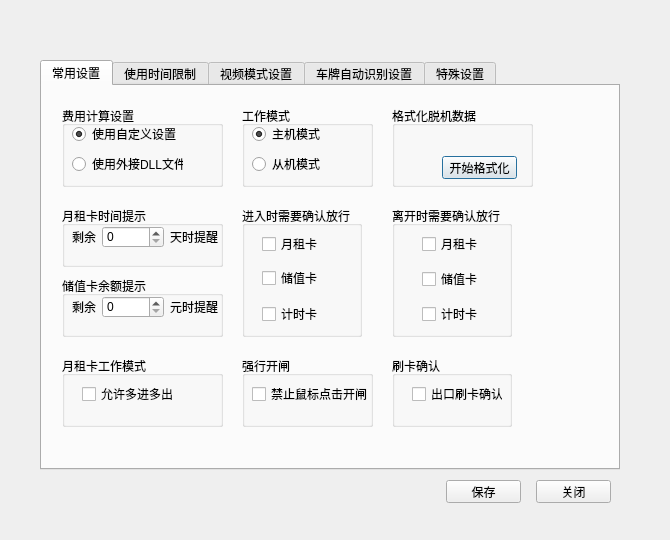
<?xml version="1.0" encoding="UTF-8"?>
<ui version="4.0">
 <class>CSysSettingDialog</class>
 <widget class="QDialog" name="CSysSettingDialog">
  <property name="geometry">
   <rect>
    <x>0</x>
    <y>0</y>
    <width>670</width>
    <height>540</height>
   </rect>
  </property>
  <property name="windowTitle">
   <string>系统设置</string>
  </property>
  <property name="styleSheet">
   <string notr="true">background-image:url(D:/WinParkUI/debug/Image/NewIcon/SysSet.jpg);</string>
  </property>
  <widget class="QTabWidget" name="tabWidget">
   <property name="geometry">
    <rect>
     <x>40</x>
     <y>60</y>
     <width>580</width>
     <height>410</height>
    </rect>
   </property>
   <property name="styleSheet">
    <string notr="true">backgroud-image:url(D:/WinParkUI/debug/Image/NewIcon/SysMiddleSet.JPG);
background-image:url(D:/WinParkUI/debug/Image/NewIcon/SysMiddleSet.jpg);</string>
   </property>
   <property name="currentIndex">
    <number>0</number>
   </property>
   <widget class="QWidget" name="tabCommonSetting">
    <attribute name="title">
     <string>常用设置</string>
    </attribute>
    <widget class="QWidget" name="wgCommon" native="true">
     <property name="geometry">
      <rect>
       <x>10</x>
       <y>10</y>
       <width>511</width>
       <height>361</height>
      </rect>
     </property>
     <property name="styleSheet">
      <string notr="true">background-image:url(none);</string>
     </property>
     <widget class="QGroupBox" name="groupBox_3">
      <property name="geometry">
       <rect>
        <x>10</x>
        <y>110</y>
        <width>161</width>
        <height>61</height>
       </rect>
      </property>
      <property name="styleSheet">
       <string notr="true">background-image:url(none);</string>
      </property>
      <property name="title">
       <string>月租卡时间提示</string>
      </property>
      <widget class="QWidget" name="layoutWidget">
       <property name="geometry">
        <rect>
         <x>10</x>
         <y>20</y>
         <width>146</width>
         <height>22</height>
        </rect>
       </property>
       <property name="styleSheet">
        <string notr="true">background-image:url(none);</string>
       </property>
       <layout class="QHBoxLayout" name="horizontalLayout">
        <item>
         <widget class="QLabel" name="label_5">
          <property name="styleSheet">
           <string notr="true">background-image:url(none);</string>
          </property>
          <property name="text">
           <string>剩余</string>
          </property>
         </widget>
        </item>
        <item>
         <widget class="QSpinBox" name="spMonthlyDay">
          <property name="styleSheet">
           <string notr="true">background-image:url(none);</string>
          </property>
          <property name="maximum">
           <number>999999</number>
          </property>
         </widget>
        </item>
        <item>
         <widget class="QLabel" name="label_4">
          <property name="styleSheet">
           <string notr="true">background-image:url(none);</string>
          </property>
          <property name="text">
           <string>天时提醒</string>
          </property>
         </widget>
        </item>
       </layout>
      </widget>
     </widget>
     <widget class="QGroupBox" name="groupBox_2">
      <property name="geometry">
       <rect>
        <x>190</x>
        <y>10</y>
        <width>131</width>
        <height>81</height>
       </rect>
      </property>
      <property name="styleSheet">
       <string notr="true">background-image:url(none);</string>
      </property>
      <property name="title">
       <string>工作模式</string>
      </property>
      <widget class="QRadioButton" name="rdxWorkMaster">
       <property name="geometry">
        <rect>
         <x>10</x>
         <y>20</y>
         <width>89</width>
         <height>16</height>
        </rect>
       </property>
       <property name="styleSheet">
        <string notr="true">background-image:url(none);</string>
       </property>
       <property name="text">
        <string>主机模式</string>
       </property>
       <property name="checked">
        <bool>true</bool>
       </property>
      </widget>
      <widget class="QRadioButton" name="rdxWorkSlave">
       <property name="geometry">
        <rect>
         <x>10</x>
         <y>50</y>
         <width>89</width>
         <height>16</height>
        </rect>
       </property>
       <property name="styleSheet">
        <string notr="true">background-image:url(none);</string>
       </property>
       <property name="text">
        <string>从机模式</string>
       </property>
      </widget>
     </widget>
     <widget class="QGroupBox" name="groupBox_9">
      <property name="geometry">
       <rect>
        <x>340</x>
        <y>110</y>
        <width>120</width>
        <height>131</height>
       </rect>
      </property>
      <property name="styleSheet">
       <string notr="true">background-image:url(none);</string>
      </property>
      <property name="title">
       <string>离开时需要确认放行</string>
      </property>
      <widget class="QCheckBox" name="chxLeaveTime">
       <property name="geometry">
        <rect>
         <x>30</x>
         <y>100</y>
         <width>71</width>
         <height>16</height>
        </rect>
       </property>
       <property name="styleSheet">
        <string notr="true">background-image:url(none);</string>
       </property>
       <property name="text">
        <string>计时卡</string>
       </property>
      </widget>
      <widget class="QCheckBox" name="chxLeaveMonth">
       <property name="geometry">
        <rect>
         <x>30</x>
         <y>30</y>
         <width>71</width>
         <height>16</height>
        </rect>
       </property>
       <property name="styleSheet">
        <string notr="true">background-image:url(none);</string>
       </property>
       <property name="text">
        <string>月租卡</string>
       </property>
      </widget>
      <widget class="QCheckBox" name="chxLeaveValue">
       <property name="geometry">
        <rect>
         <x>30</x>
         <y>65</y>
         <width>71</width>
         <height>16</height>
        </rect>
       </property>
       <property name="styleSheet">
        <string notr="true">background-image:url(none);</string>
       </property>
       <property name="text">
        <string>储值卡</string>
       </property>
      </widget>
     </widget>
     <widget class="QGroupBox" name="groupBox_6">
      <property name="geometry">
       <rect>
        <x>630</x>
        <y>620</y>
        <width>120</width>
        <height>80</height>
       </rect>
      </property>
      <property name="styleSheet">
       <string notr="true">background-image:url(none);</string>
      </property>
      <property name="title">
       <string>GroupBox</string>
      </property>
     </widget>
     <widget class="QGroupBox" name="groupBox_7">
      <property name="geometry">
       <rect>
        <x>10</x>
        <y>180</y>
        <width>161</width>
        <height>61</height>
       </rect>
      </property>
      <property name="styleSheet">
       <string notr="true">background-image:url(none);</string>
      </property>
      <property name="title">
       <string>储值卡余额提示</string>
      </property>
      <widget class="QWidget" name="layoutWidget_2">
       <property name="geometry">
        <rect>
         <x>10</x>
         <y>20</y>
         <width>146</width>
         <height>22</height>
        </rect>
       </property>
       <property name="styleSheet">
        <string notr="true">background-image:url(none);</string>
       </property>
       <layout class="QHBoxLayout" name="horizontalLayout_2">
        <item>
         <widget class="QLabel" name="label">
          <property name="styleSheet">
           <string notr="true">background-image:url(none);</string>
          </property>
          <property name="text">
           <string>剩余</string>
          </property>
         </widget>
        </item>
        <item>
         <widget class="QSpinBox" name="spValueSurplus">
          <property name="styleSheet">
           <string notr="true">background-image:url(none);</string>
          </property>
          <property name="maximum">
           <number>999999</number>
          </property>
         </widget>
        </item>
        <item>
         <widget class="QLabel" name="label_2">
          <property name="styleSheet">
           <string notr="true">background-image:url(none);</string>
          </property>
          <property name="text">
           <string>元时提醒</string>
          </property>
         </widget>
        </item>
       </layout>
      </widget>
     </widget>
     <widget class="QGroupBox" name="groupBox_5">
      <property name="geometry">
       <rect>
        <x>340</x>
        <y>10</y>
        <width>141</width>
        <height>81</height>
       </rect>
      </property>
      <property name="styleSheet">
       <string notr="true">background-image:url(none);</string>
      </property>
      <property name="title">
       <string>格式化脱机数据</string>
      </property>
      <widget class="QPushButton" name="btnCommonFormat">
       <property name="geometry">
        <rect>
         <x>50</x>
         <y>50</y>
         <width>75</width>
         <height>23</height>
        </rect>
       </property>
       <property name="styleSheet">
        <string notr="true">background-image:url(none);</string>
       </property>
       <property name="text">
        <string>开始格式化</string>
       </property>
      </widget>
     </widget>
     <widget class="QGroupBox" name="groupBox_10">
      <property name="geometry">
       <rect>
        <x>190</x>
        <y>260</y>
        <width>131</width>
        <height>71</height>
       </rect>
      </property>
      <property name="styleSheet">
       <string notr="true">background-image:url(none);</string>
      </property>
      <property name="title">
       <string>强行开闸</string>
      </property>
      <widget class="QCheckBox" name="chxForceOpenGate">
       <property name="geometry">
        <rect>
         <x>10</x>
         <y>30</y>
         <width>131</width>
         <height>16</height>
        </rect>
       </property>
       <property name="styleSheet">
        <string notr="true">background-image:url(none);</string>
       </property>
       <property name="text">
        <string>禁止鼠标点击开闸</string>
       </property>
      </widget>
     </widget>
     <widget class="QGroupBox" name="groupBox_4">
      <property name="geometry">
       <rect>
        <x>190</x>
        <y>110</y>
        <width>120</width>
        <height>131</height>
       </rect>
      </property>
      <property name="styleSheet">
       <string notr="true">background-image:url(none);</string>
      </property>
      <property name="title">
       <string>进入时需要确认放行</string>
      </property>
      <widget class="QCheckBox" name="chxEntranceMonth">
       <property name="geometry">
        <rect>
         <x>20</x>
         <y>30</y>
         <width>71</width>
         <height>16</height>
        </rect>
       </property>
       <property name="styleSheet">
        <string notr="true">background-image:url(none);</string>
       </property>
       <property name="text">
        <string>月租卡</string>
       </property>
      </widget>
      <widget class="QCheckBox" name="chxEntranceValue">
       <property name="geometry">
        <rect>
         <x>20</x>
         <y>64</y>
         <width>71</width>
         <height>16</height>
        </rect>
       </property>
       <property name="styleSheet">
        <string notr="true">background-image:url(none);</string>
       </property>
       <property name="text">
        <string>储值卡</string>
       </property>
      </widget>
      <widget class="QCheckBox" name="chxEntranceTime">
       <property name="geometry">
        <rect>
         <x>20</x>
         <y>100</y>
         <width>71</width>
         <height>16</height>
        </rect>
       </property>
       <property name="styleSheet">
        <string notr="true">background-image:url(none);</string>
       </property>
       <property name="text">
        <string>计时卡</string>
       </property>
      </widget>
     </widget>
     <widget class="QGroupBox" name="groupBox_8">
      <property name="geometry">
       <rect>
        <x>10</x>
        <y>260</y>
        <width>161</width>
        <height>71</height>
       </rect>
      </property>
      <property name="styleSheet">
       <string notr="true">background-image:url(none);</string>
      </property>
      <property name="title">
       <string>月租卡工作模式</string>
      </property>
      <widget class="QCheckBox" name="chxMonthlyMode">
       <property name="geometry">
        <rect>
         <x>20</x>
         <y>30</y>
         <width>101</width>
         <height>16</height>
        </rect>
       </property>
       <property name="styleSheet">
        <string notr="true">background-image:url(none);</string>
       </property>
       <property name="text">
        <string>允许多进多出</string>
       </property>
      </widget>
     </widget>
     <widget class="QGroupBox" name="groupBox">
      <property name="geometry">
       <rect>
        <x>10</x>
        <y>10</y>
        <width>161</width>
        <height>81</height>
       </rect>
      </property>
      <property name="styleSheet">
       <string notr="true">background-image:url(none);</string>
      </property>
      <property name="title">
       <string>费用计算设置</string>
      </property>
      <widget class="QRadioButton" name="rdxCostSelfDef">
       <property name="geometry">
        <rect>
         <x>10</x>
         <y>20</y>
         <width>111</width>
         <height>16</height>
        </rect>
       </property>
       <property name="styleSheet">
        <string notr="true">background-image:url(none);</string>
       </property>
       <property name="text">
        <string>使用自定义设置</string>
       </property>
       <property name="checked">
        <bool>true</bool>
       </property>
      </widget>
      <widget class="QRadioButton" name="rdxCostDll">
       <property name="geometry">
        <rect>
         <x>10</x>
         <y>50</y>
         <width>111</width>
         <height>16</height>
        </rect>
       </property>
       <property name="styleSheet">
        <string notr="true">background-image:url(none);</string>
       </property>
       <property name="text">
        <string>使用外接DLL文件</string>
       </property>
      </widget>
     </widget>
     <widget class="QGroupBox" name="groupBox_11">
      <property name="geometry">
       <rect>
        <x>340</x>
        <y>260</y>
        <width>120</width>
        <height>71</height>
       </rect>
      </property>
      <property name="title">
       <string>刷卡确认</string>
      </property>
      <widget class="QCheckBox" name="chkConfirm">
       <property name="geometry">
        <rect>
         <x>20</x>
         <y>30</y>
         <width>91</width>
         <height>16</height>
        </rect>
       </property>
       <property name="text">
        <string>出口刷卡确认</string>
       </property>
      </widget>
     </widget>
    </widget>
   </widget>
   <widget class="QWidget" name="tabUseTimelLimit">
    <attribute name="title">
     <string>使用时间限制</string>
    </attribute>
    <widget class="QGroupBox" name="gbTimeLimit">
     <property name="geometry">
      <rect>
       <x>10</x>
       <y>10</y>
       <width>511</width>
       <height>171</height>
      </rect>
     </property>
     <property name="styleSheet">
      <string notr="true">background-image:url(none);</string>
     </property>
     <property name="title">
      <string>软件有效期设置</string>
     </property>
     <widget class="QLabel" name="label_3">
      <property name="geometry">
       <rect>
        <x>30</x>
        <y>30</y>
        <width>471</width>
        <height>91</height>
       </rect>
      </property>
      <property name="text">
       <string>当软件超过此处有效设置的时间后将不能正常使用，若非特殊原请在此处设置较大日期</string>
      </property>
      <property name="textFormat">
       <enum>Qt::PlainText</enum>
      </property>
      <property name="textInteractionFlags">
       <set>Qt::NoTextInteraction</set>
      </property>
     </widget>
     <widget class="QDateEdit" name="dateValid">
      <property name="geometry">
       <rect>
        <x>360</x>
        <y>90</y>
        <width>110</width>
        <height>22</height>
       </rect>
      </property>
      <property name="readOnly">
       <bool>true</bool>
      </property>
     </widget>
    </widget>
   </widget>
   <widget class="QWidget" name="tabVideoModeSetting">
    <attribute name="title">
     <string>视频模式设置</string>
    </attribute>
    <widget class="QWidget" name="wgVideo" native="true">
     <property name="geometry">
      <rect>
       <x>10</x>
       <y>10</y>
       <width>511</width>
       <height>201</height>
      </rect>
     </property>
     <property name="styleSheet">
      <string notr="true">background-image:url(none);</string>
     </property>
     <widget class="QGroupBox" name="gbVideo">
      <property name="geometry">
       <rect>
        <x>10</x>
        <y>10</y>
        <width>131</width>
        <height>161</height>
       </rect>
      </property>
      <property name="styleSheet">
       <string notr="true">background-image:url(none);</string>
      </property>
      <property name="title">
       <string>视频数目设置</string>
      </property>
      <widget class="QRadioButton" name="rdxVideoWay2">
       <property name="geometry">
        <rect>
         <x>30</x>
         <y>30</y>
         <width>89</width>
         <height>16</height>
        </rect>
       </property>
       <property name="text">
        <string>2路</string>
       </property>
       <property name="checked">
        <bool>true</bool>
       </property>
      </widget>
      <widget class="QRadioButton" name="rdxVideoWay3">
       <property name="geometry">
        <rect>
         <x>30</x>
         <y>70</y>
         <width>89</width>
         <height>16</height>
        </rect>
       </property>
       <property name="text">
        <string>3路</string>
       </property>
      </widget>
      <widget class="QRadioButton" name="rdxVideoWay4">
       <property name="geometry">
        <rect>
         <x>30</x>
         <y>110</y>
         <width>89</width>
         <height>16</height>
        </rect>
       </property>
       <property name="text">
        <string>4路</string>
       </property>
      </widget>
     </widget>
     <widget class="QListWidget" name="lsResolution">
      <property name="enabled">
       <bool>false</bool>
      </property>
      <property name="geometry">
       <rect>
        <x>180</x>
        <y>20</y>
        <width>201</width>
        <height>151</height>
       </rect>
      </property>
      <property name="styleSheet">
       <string notr="true">background-image:url(none);</string>
      </property>
      <property name="editTriggers">
       <set>QAbstractItemView::NoEditTriggers</set>
      </property>
      <property name="selectionBehavior">
       <enum>QAbstractItemView::SelectItems</enum>
      </property>
      <property name="isWrapping" stdset="0">
       <bool>false</bool>
      </property>
      <property name="layoutMode">
       <enum>QListView::SinglePass</enum>
      </property>
      <property name="spacing">
       <number>3</number>
      </property>
      <property name="viewMode">
       <enum>QListView::ListMode</enum>
      </property>
      <property name="currentRow">
       <number>0</number>
      </property>
      <item>
       <property name="text">
        <string>RGB24  320 X 240</string>
       </property>
      </item>
      <item>
       <property name="text">
        <string>RGB24  640 X 480</string>
       </property>
      </item>
      <item>
       <property name="text">
        <string>RGB24  720 X 288</string>
       </property>
      </item>
      <item>
       <property name="text">
        <string>RGB24  720 X 576</string>
       </property>
      </item>
     </widget>
    </widget>
   </widget>
   <widget class="QWidget" name="tabVechileAutoSetting">
    <attribute name="title">
     <string>车牌自动识别设置</string>
    </attribute>
    <widget class="QWidget" name="wgVichle" native="true">
     <property name="geometry">
      <rect>
       <x>10</x>
       <y>10</y>
       <width>391</width>
       <height>351</height>
      </rect>
     </property>
     <property name="styleSheet">
      <string notr="true">background-image:url(none);</string>
     </property>
     <widget class="QCheckBox" name="chxStartAuto">
      <property name="geometry">
       <rect>
        <x>20</x>
        <y>10</y>
        <width>141</width>
        <height>16</height>
       </rect>
      </property>
      <property name="styleSheet">
       <string notr="true">background-image:url(none);</string>
      </property>
      <property name="text">
       <string>启动车牌识别功能</string>
      </property>
     </widget>
     <widget class="QGroupBox" name="gbPrecision">
      <property name="geometry">
       <rect>
        <x>20</x>
        <y>40</y>
        <width>151</width>
        <height>291</height>
       </rect>
      </property>
      <property name="styleSheet">
       <string notr="true">background-image:url(none);</string>
      </property>
      <property name="title">
       <string>识别精度设置</string>
      </property>
      <widget class="QRadioButton" name="rdxPrecision0">
       <property name="geometry">
        <rect>
         <x>20</x>
         <y>20</y>
         <width>95</width>
         <height>16</height>
        </rect>
       </property>
       <property name="text">
        <string>不允许误差</string>
       </property>
       <property name="checked">
        <bool>true</bool>
       </property>
      </widget>
      <widget class="QRadioButton" name="rdxPrecision1">
       <property name="geometry">
        <rect>
         <x>20</x>
         <y>50</y>
         <width>95</width>
         <height>16</height>
        </rect>
       </property>
       <property name="text">
        <string>允许误差一位</string>
       </property>
      </widget>
      <widget class="QRadioButton" name="rdxPrecision3">
       <property name="geometry">
        <rect>
         <x>20</x>
         <y>110</y>
         <width>95</width>
         <height>16</height>
        </rect>
       </property>
       <property name="text">
        <string>允许误差三位</string>
       </property>
      </widget>
      <widget class="QRadioButton" name="rdxPrecision2">
       <property name="geometry">
        <rect>
         <x>20</x>
         <y>80</y>
         <width>95</width>
         <height>16</height>
        </rect>
       </property>
       <property name="text">
        <string>允许误差二位</string>
       </property>
      </widget>
      <widget class="QRadioButton" name="rdxPrecision6">
       <property name="geometry">
        <rect>
         <x>20</x>
         <y>200</y>
         <width>95</width>
         <height>16</height>
        </rect>
       </property>
       <property name="text">
        <string>允许误差六位</string>
       </property>
      </widget>
      <widget class="QRadioButton" name="rdxPrecision7">
       <property name="geometry">
        <rect>
         <x>20</x>
         <y>230</y>
         <width>95</width>
         <height>16</height>
        </rect>
       </property>
       <property name="text">
        <string>允许误差七位</string>
       </property>
      </widget>
      <widget class="QRadioButton" name="rdxPrecision5">
       <property name="geometry">
        <rect>
         <x>20</x>
         <y>170</y>
         <width>95</width>
         <height>16</height>
        </rect>
       </property>
       <property name="text">
        <string>允许误差五位</string>
       </property>
      </widget>
      <widget class="QRadioButton" name="rdxPrecision4">
       <property name="geometry">
        <rect>
         <x>20</x>
         <y>140</y>
         <width>95</width>
         <height>16</height>
        </rect>
       </property>
       <property name="text">
        <string>允许误差四位</string>
       </property>
      </widget>
      <widget class="QRadioButton" name="rdxPrecision8">
       <property name="geometry">
        <rect>
         <x>20</x>
         <y>260</y>
         <width>95</width>
         <height>16</height>
        </rect>
       </property>
       <property name="text">
        <string>允许误差八位</string>
       </property>
      </widget>
     </widget>
     <widget class="QGroupBox" name="groupBox_18">
      <property name="geometry">
       <rect>
        <x>190</x>
        <y>40</y>
        <width>161</width>
        <height>91</height>
       </rect>
      </property>
      <property name="styleSheet">
       <string notr="true">background-image:url(none);</string>
      </property>
      <property name="title">
       <string>黑名单功能</string>
      </property>
      <widget class="QCheckBox" name="chxStartBlacklist">
       <property name="geometry">
        <rect>
         <x>20</x>
         <y>40</y>
         <width>111</width>
         <height>16</height>
        </rect>
       </property>
       <property name="text">
        <string>启用黑名单检查</string>
       </property>
      </widget>
     </widget>
    </widget>
   </widget>
   <widget class="QWidget" name="tabSpecitialSetting">
    <attribute name="title">
     <string>特殊设置</string>
    </attribute>
    <widget class="QWidget" name="wgSpecial" native="true">
     <property name="geometry">
      <rect>
       <x>10</x>
       <y>0</y>
       <width>561</width>
       <height>231</height>
      </rect>
     </property>
     <property name="styleSheet">
      <string notr="true">background-image:url(none);</string>
     </property>
     <widget class="QGroupBox" name="groupBox_14">
      <property name="geometry">
       <rect>
        <x>10</x>
        <y>10</y>
        <width>151</width>
        <height>80</height>
       </rect>
      </property>
      <property name="styleSheet">
       <string notr="true">background-image:url(none);</string>
      </property>
      <property name="title">
       <string>车位计算</string>
      </property>
      <widget class="QCheckBox" name="chxSpaceMonth">
       <property name="geometry">
        <rect>
         <x>10</x>
         <y>20</y>
         <width>131</width>
         <height>16</height>
        </rect>
       </property>
       <property name="text">
        <string>月租卡不计入车位</string>
       </property>
      </widget>
      <widget class="QCheckBox" name="chxSpaceValue">
       <property name="geometry">
        <rect>
         <x>10</x>
         <y>50</y>
         <width>131</width>
         <height>16</height>
        </rect>
       </property>
       <property name="text">
        <string>储值卡不计入车位</string>
       </property>
      </widget>
     </widget>
     <widget class="QGroupBox" name="groupBox_15">
      <property name="geometry">
       <rect>
        <x>10</x>
        <y>120</y>
        <width>151</width>
        <height>80</height>
       </rect>
      </property>
      <property name="styleSheet">
       <string notr="true">background-image:url(none);</string>
      </property>
      <property name="title">
       <string>数据同步设置</string>
      </property>
      <widget class="QCheckBox" name="chxDataSync">
       <property name="geometry">
        <rect>
         <x>20</x>
         <y>30</y>
         <width>121</width>
         <height>16</height>
        </rect>
       </property>
       <property name="text">
        <string>不同步脱机数据</string>
       </property>
      </widget>
     </widget>
     <widget class="QGroupBox" name="groupBox_16">
      <property name="geometry">
       <rect>
        <x>180</x>
        <y>10</y>
        <width>371</width>
        <height>80</height>
       </rect>
      </property>
      <property name="styleSheet">
       <string notr="true">background-image:url(none);</string>
      </property>
      <property name="title">
       <string>中心控制器刷卡设置</string>
      </property>
      <widget class="QCheckBox" name="chxCCLeave">
       <property name="geometry">
        <rect>
         <x>10</x>
         <y>50</y>
         <width>151</width>
         <height>16</height>
        </rect>
       </property>
       <property name="text">
        <string>允许代替出场刷卡使用</string>
       </property>
      </widget>
      <widget class="QCheckBox" name="chxCCEnter">
       <property name="geometry">
        <rect>
         <x>10</x>
         <y>20</y>
         <width>151</width>
         <height>16</height>
        </rect>
       </property>
       <property name="text">
        <string>允许代替入场刷卡使用</string>
       </property>
      </widget>
      <widget class="QLabel" name="label_6">
       <property name="geometry">
        <rect>
         <x>170</x>
         <y>20</y>
         <width>131</width>
         <height>16</height>
        </rect>
       </property>
       <property name="text">
        <string>入口通道控制器地址：</string>
       </property>
      </widget>
      <widget class="QLabel" name="label_7">
       <property name="geometry">
        <rect>
         <x>170</x>
         <y>50</y>
         <width>131</width>
         <height>16</height>
        </rect>
       </property>
       <property name="text">
        <string>出口通道控制器地址：</string>
       </property>
      </widget>
      <widget class="QSpinBox" name="spCCEnterAddr">
       <property name="geometry">
        <rect>
         <x>310</x>
         <y>20</y>
         <width>42</width>
         <height>22</height>
        </rect>
       </property>
       <property name="value">
        <number>1</number>
       </property>
      </widget>
      <widget class="QSpinBox" name="spCCLeaveAddr">
       <property name="geometry">
        <rect>
         <x>310</x>
         <y>50</y>
         <width>42</width>
         <height>22</height>
        </rect>
       </property>
       <property name="value">
        <number>1</number>
       </property>
      </widget>
     </widget>
     <widget class="QGroupBox" name="groupBox_17">
      <property name="geometry">
       <rect>
        <x>180</x>
        <y>120</y>
        <width>191</width>
        <height>80</height>
       </rect>
      </property>
      <property name="styleSheet">
       <string notr="true">background-image:url(none);</string>
      </property>
      <property name="title">
       <string>储值卡计费</string>
      </property>
      <widget class="QCheckBox" name="chxValueCharging">
       <property name="geometry">
        <rect>
         <x>10</x>
         <y>30</y>
         <width>171</width>
         <height>16</height>
        </rect>
       </property>
       <property name="text">
        <string>储值卡24小时内不重复使用</string>
       </property>
      </widget>
     </widget>
    </widget>
   </widget>
  </widget>
  <widget class="QPushButton" name="btnSpecialSave">
   <property name="geometry">
    <rect>
     <x>446</x>
     <y>480</y>
     <width>75</width>
     <height>23</height>
    </rect>
   </property>
   <property name="styleSheet">
    <string notr="true">background-image:url(none);</string>
   </property>
   <property name="text">
    <string>保存</string>
   </property>
  </widget>
  <widget class="QPushButton" name="btnCancel">
   <property name="geometry">
    <rect>
     <x>536</x>
     <y>480</y>
     <width>75</width>
     <height>23</height>
    </rect>
   </property>
   <property name="styleSheet">
    <string notr="true">background-image:url(none);</string>
   </property>
   <property name="text">
    <string>关闭</string>
   </property>
  </widget>
  <widget class="QLabel" name="lblTilte">
   <property name="geometry">
    <rect>
     <x>30</x>
     <y>5</y>
     <width>141</width>
     <height>21</height>
    </rect>
   </property>
   <property name="styleSheet">
    <string notr="true">background-image:url( );
color: rgb(85, 0, 0);</string>
   </property>
   <property name="text">
    <string/>
   </property>
  </widget>
  <widget class="QLabel" name="lblClose">
   <property name="geometry">
    <rect>
     <x>630</x>
     <y>6</y>
     <width>30</width>
     <height>15</height>
    </rect>
   </property>
   <property name="text">
    <string/>
   </property>
  </widget>
 </widget>
 <resources/>
 <connections/>
</ui>
